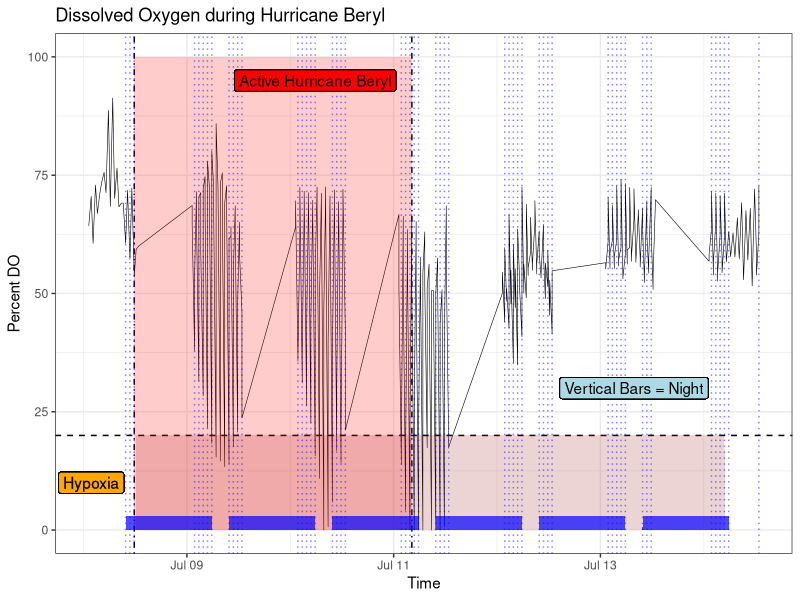
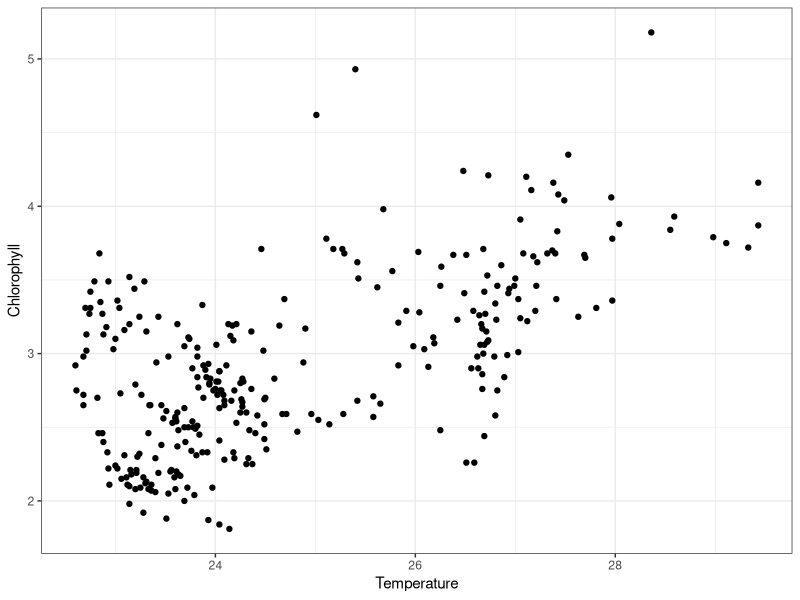
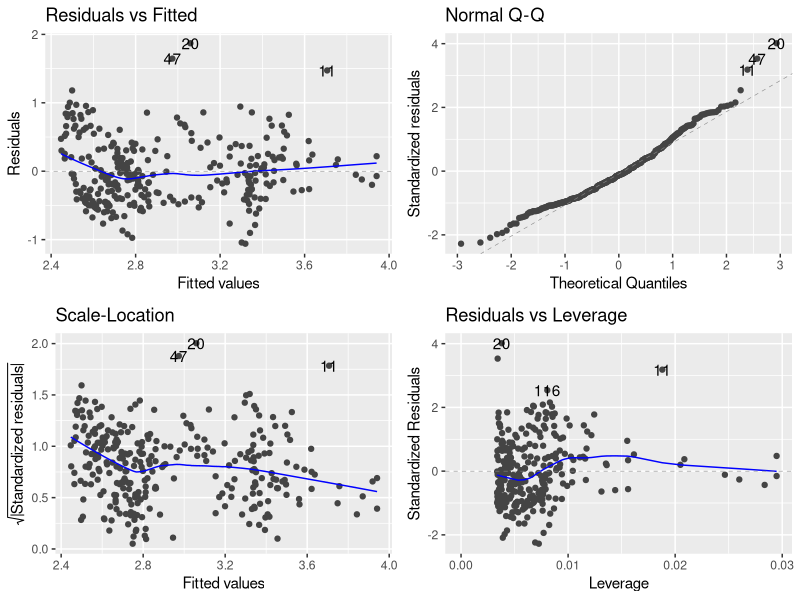
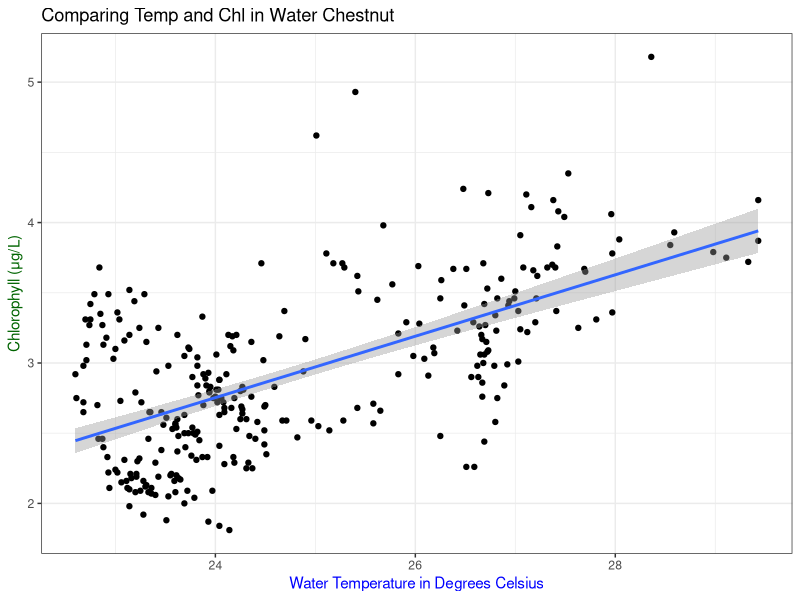

Write R code to recreate these figures, in order.
## ---- chunk 1
rm (list = ls())
library(tidyverse)
library(here)
library(ggfortify)
library(forecast) #for moving averages
library(zoo) #for moving averages
## ---- chunk 2
WC<- read.csv(here("data", "CAPDAP_WC_4Analysis.csv"))
## ---- chunk 3
WC$Site_Type <- as.factor(WC$Site_Type) #factor variables
WC$Date<-ymd(WC$Date) #date variable
WC$Time<-hms(WC$Time) #time variable
WC$DateTime <- with(WC, Date + Time) #combines both variables
## ---- chunk 4
WC_O2 <- WC$DO
WC_O2 <- ts(WC_O2, frequency = 24, 
                start = c(2024,7) #indicates that the data begin in Jan 2023
                )
## ---- chunk 5
WC_sma1 <- rollmean(WC_O2, k = 7, #the integer width of the rolling window (odd)
                      fill = NA #pads the series with NA values at the start and stop where the moving average cannot be computed
                      )
## ---- chunk 6
WC$sma1 <- as.numeric(WC_O2)
## ---- chunk 7
night1 <- data.frame(X=c(WC$DateTime[10],WC$DateTime[18]), Y = 3) #blue bar (night) DFs
night2 <- data.frame(X=c(WC$DateTime[34],WC$DateTime[42]), Y = 3)
night3 <- data.frame(X=c(WC$DateTime[58],WC$DateTime[66]), Y = 3)
night4 <- data.frame(X=c(WC$DateTime[82],WC$DateTime[90]), Y = 3)
night5 <- data.frame(X=c(WC$DateTime[106],WC$DateTime[113]), Y = 3)
night6 <- data.frame(X=c(WC$DateTime[129],WC$DateTime[137]), Y = 3)
hurricane <- data.frame(X=c(WC$DateTime[12],WC$DateTime[225]), Y = 100) #hurricane (7/9-7/11) DF
hypoxia <-   data.frame(X=c(WC$DateTime[149],WC$DateTime[148]), Y=20) #hurricane DF (D0<20)
## ---- chunk 8
o_sma1 <-ggplot(WC, aes(x =DateTime))+
  geom_line(aes(y = sma1), color = "black", size = 0.2) + #moving average
  geom_vline(xintercept=WC$DateTime[12],linetype=4)+ #indicates start of hurricane
  geom_vline(xintercept=WC$DateTime[225],linetype=4)+ #indicates end of hurricane
  geom_hline(yintercept=20,linetype=2)+ #indicates hypoxia
  geom_area(aes(x=X,y=Y),data=hypoxia,alpha=0.2,fill="brown")+
  geom_area(aes(x=X,y=Y),data=hurricane,alpha=0.2,fill="red")+
  geom_vline(xintercept=WC$DateTime[10:18],linetype=3, alpha=0.5, colour = "blue")+ #indicates night hours
  geom_vline(xintercept=WC$DateTime[34:42],linetype=3, alpha=0.5, colour = "blue")+
  geom_vline(xintercept=WC$DateTime[58:66],linetype=3, alpha=0.5, colour = "blue")+
  geom_vline(xintercept=WC$DateTime[82:90],linetype=3, alpha=0.5, colour = "blue")+
  geom_vline(xintercept=WC$DateTime[106:113],linetype=3, alpha=0.5, colour = "blue")+
  geom_vline(xintercept=WC$DateTime[129:137],linetype=3, alpha=0.5, colour = "blue")+
  geom_area(aes(x=X,y=Y),data=night1,alpha=0.7,fill="blue")+ #baby blue bars for night
  geom_area(aes(x=X,y=Y),data=night2,alpha=0.7,fill="blue")+
  geom_area(aes(x=X,y=Y),data=night3,alpha=0.7,fill="blue")+
  geom_area(aes(x=X,y=Y),data=night4,alpha=0.7,fill="blue")+
  geom_area(aes(x=X,y=Y),data=night5,alpha=0.7,fill="blue")+
  geom_area(aes(x=X,y=Y),data=night6,alpha=0.7,fill="blue")+
  labs(title = "Dissolved Oxygen during Hurricane Beryl", x = "Time", y = "Percent DO")+
  theme_bw()+
  geom_label(aes(x = WC$DateTime[115], y = 30, label = "Vertical Bars = Night"), fill = "lightblue")+
  geom_label(aes(x = WC$DateTime[42], y = 95, label = "Active Hurricane Beryl"), fill = "red")+
  geom_label(aes(x = WC$DateTime[2], y = 10, label = "Hypoxia"), fill = "orange", alpha=0.5)

## ---- chunk 9
o_sma1
## ---- chunk 10
rm (list = ls())
library(tidyverse)
library(here)
library(ggfortify)
## ---- chunk 11
WC<- read.csv(here("data", "CAPDAP_WC_4Analysis.csv"))
## ---- chunk 12
ggplot(WC,aes(x=Temperature,y=Chlorophyll))+
  geom_point()+ #scatterplot
  theme_bw()
## ---- chunk 13
WCmodel <- lm(Chlorophyll~Temperature, data=WC)
WCmodel
## ---- chunk 14
autoplot(WCmodel)
## ---- chunk 15
anova(WCmodel)
## ---- chunk 16
summary(WCmodel)
## ---- chunk 17
ggplot(WC, aes(Temperature, Chlorophyll))+
  geom_point()+
  geom_smooth(method = "lm")+
  ggtitle("Comparing Temp and Chl in Water Chestnut")+
  labs(x = "Water Temperature in Degrees Celsius", y = "Chlorophyll (μg/L)")+
  theme_bw()+
  theme(
    axis.title.x=element_text(colour="blue", size=rel(1)), # adjust colour and size of x-axis title
    axis.title.y=element_text(colour="darkgreen", size=rel(1)), # adjust colour and size of x-axis title
      )
